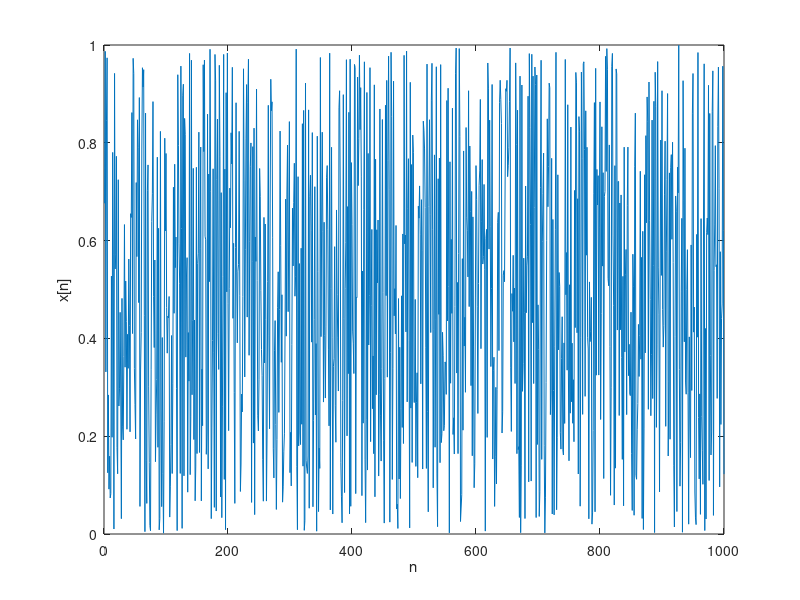

This figure's MATLAB source:
%%%%%%%%%%%%%%%%%%%%%%%%%%%%%%%%%%%%%%%%%%
%1 Random signals and stochastic processes
%1.1 statistical estimation
%%%%%%%%%%%%%%%%%%%%%%%%%%%%%%%%%%%%%%%%%%
%%
%1.1.1
close all
clear
clc
N=1000;
x=rand(N,1);
figure
h=plot(x);
s_m=mean(x);
xlabel 'n';
ylabel 'x[n]';
%title '1000 realisations of a uniform random process X~U(0,1)';
%%
%1.1.2
std=std(x);





    